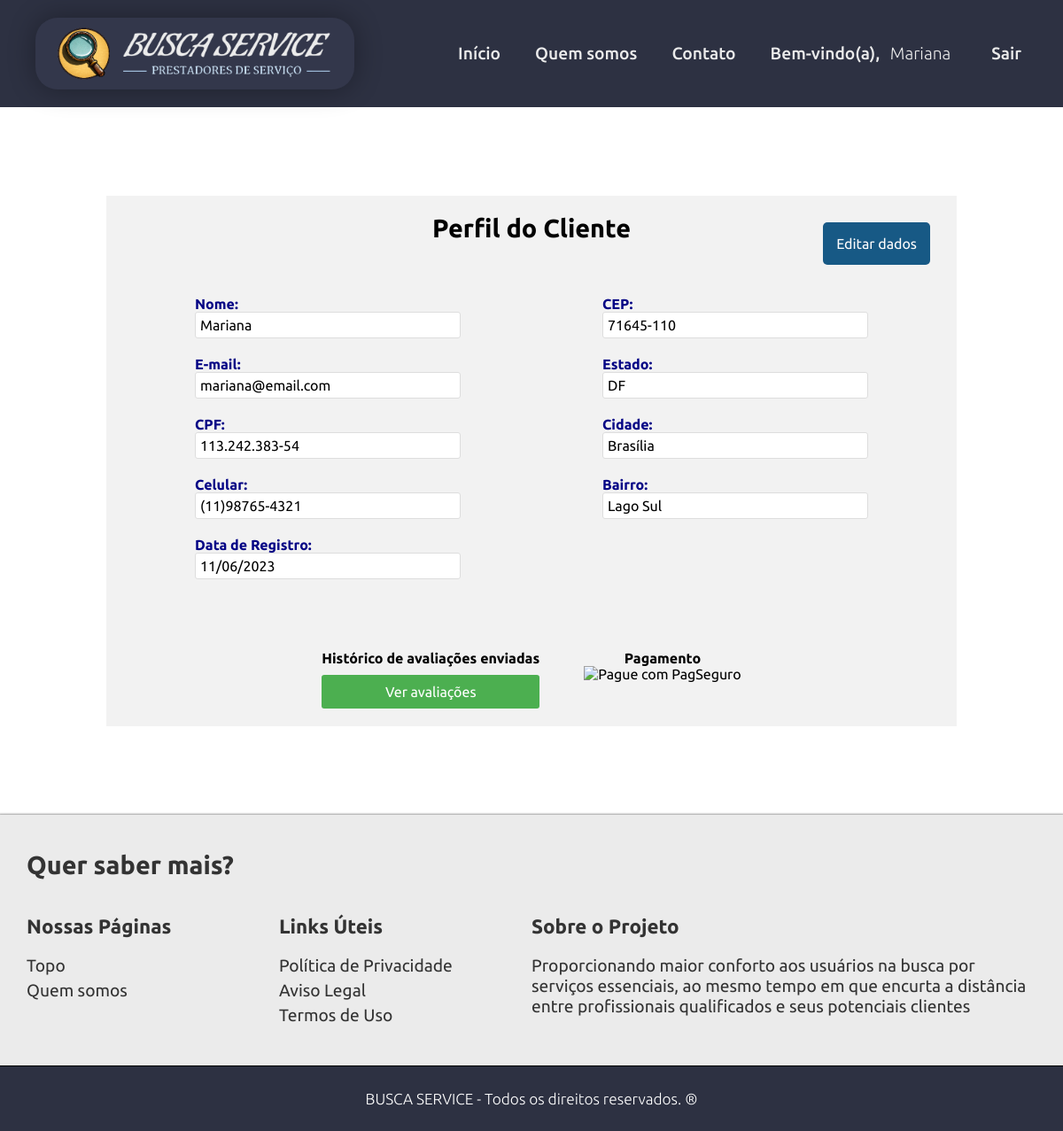
Page /app/views/perfil_cli.php (signed in) on the committed database.
### tables this page shows
CREATE TABLE cliente (
  idcli INT(11) NOT NULL AUTO_INCREMENT,
  nome VARCHAR(45) NOT NULL,
  email VARCHAR(255) NOT NULL,
  senha VARCHAR(60) NOT NULL,
  cpf VARCHAR(14) NOT NULL,
  telefone VARCHAR(18) NOT NULL,
  cep VARCHAR(9) NOT NULL,
  estado VARCHAR(45) NOT NULL,
  cidade VARCHAR(45) NOT NULL,
  bairro VARCHAR(45) NOT NULL,
  perfil VARCHAR(3) NOT NULL DEFAULT 'CLI' COMMENT 'ADM=Administrador\\nPRO=Profissional\\nCLI=Cliente',
  status TINYINT(1) NOT NULL DEFAULT 1 COMMENT '\"0\" = Inativo / \"1\" = Ativo',
  dataregcli DATETIME NOT NULL DEFAULT CURRENT_TIMESTAMP(),
  PRIMARY KEY (idcli),
  UNIQUE KEY unique_cpf_cli (cpf)
  );

### app/views/perfil_cli.php (the view, shortened to what this page needs)
<?php
require_once 'layouts/site/header.php';
require_once 'layouts/site/menu.php';
$idcli = isset($_SESSION['usuario']['idcli']) ? $_SESSION['usuario']['idcli'] : 0;
$dbh = Conexao::getInstance();
$query = "SELECT * FROM `busca_service`.`cliente` WHERE idcli=:idcli LIMIT 1";
$stmt = $dbh->prepare($query);
$stmt->bindParam(':idcli', $idcli);
$stmt->execute();
$row = $stmt->fetch(PDO::FETCH_ASSOC);
?>
<body>
    <div class="container">
        <h1 class="container_titulo">Perfil do Cliente</h1>
        <a href="update_cli.php?idcli=<?= base64_encode($row['idcli']) ?>" class="perfil-btn" id="edit-perfil">Editar dados</a>
        <div class="dados">
            <div class="dados-pessoais_cli">
                <div class="campo campo-pessoal">
                    <label for="nome" class="label_perfil">Nome:</label>
                    <input type="text" id="nome" class="input_perfil" value="<?= $row['nome'] ?>" readonly>
                </div>
                <div class="campo campo-pessoal">
                    <label for="email" class="label_perfil">E-mail:</label>
                    <input type="text" id="email" class="input_perfil" value="<?= $row['email'] ?>" readonly>
                </div>
                <div class="campo campo-pessoal">
                    <label for="cpf" class="label_perfil">CPF:</label>
                    <input type="text" id="cpf" class="input_perfil" value="<?= $row['cpf'] ?>" readonly>
                </div>
                <div class="campo campo-pessoal">
                    <label for="telefone" class="label_perfil">Celular:</label>
                    <input type="text" id="telefone" class="input_perfil" value="<?= $row['telefone'] ?>" readonly>
                </div>
                <div class="campo campo-pessoal">
                    <label for="dataregcli" class="label_perfil">Data de Registro:</label>
                    <input type="text" id="data_registro" class="input_perfil" value="<?= date('d/m/Y', strtotime($row['dataregcli'])) ?>" readonly>
                </div>
            </div>
            <div class="dados dados-endereco">
                <div class="campo campo-endereco">
                    <label for="cep" class="label_perfil">CEP:</label>
                    <input type="text" id="cep" class="input_perfil" value="<?= $row['cep'] ?>" readonly>
                </div>
                <div class="campo campo-endereco">
                    <label for="estado" class="label_perfil">Estado:</label>
                    <input type="text" id="estado" class="input_perfil" value="<?= $row['estado'] ?>" readonly>
                </div>
                <div class="campo campo-endereco">
                    <label for="cidade" class="label_perfil">Cidade:</label>
                    <input type="text" id="cidade" class="input_perfil" value="<?= $row['cidade'] ?>" readonly>
                </div>
                <div class="campo campo-endereco">
                    <label for="bairro" class="label_perfil">Bairro:</label>
                    <input type="text" id="bairro" class="input_perfil" value="<?= $row['bairro'] ?>" readonly>
                </div>
            </div>
        </div>
        <div class="historico-avaliacoes">
            <h2>Histórico de avaliações enviadas</h2>
            <a href="historico_ava.php?idcli=<?= base64_encode($row['idcli']) ?>" class="btn_historico">Ver avaliações</a>
        </div>
        <div class="historico-avaliacoes">
            <h2>Pagamento</h2>
            <form method="post" target="pagseguro" action="https://pagseguro.uol.com.br/v2/checkout/payment.html">
                <input alt="Pague com PagSeguro" name="submit" type="image" src="https://p.simg.uol.com.br/out/pagseguro/i/botoes/pagamentos/120x53-pagar.gif" />
            </form>
        </div>
    </div>
</body>
<?php require_once 'layouts/site/footer.php'; ?>

### app/views/assets/css/boot.css (style rules this page uses)
* { padding: 0; margin: 0; box-sizing: border-box; text-decoration: none; font-size: 1em; font-family: 'Ubuntu', sans-serif; }

### app/views/assets/css/style.css (style rules this page uses)
html { height: 100%; min-height: 100%; }
body { display: flex; flex-direction: column; min-height: 100%; }

### app/views/assets/css/perfil_cli.css (style rules this page uses)
.container { max-width: 80%; width: 80%; margin: 100px auto; padding: 20px; background-color: #f2f2f2; text-align: center; display: flex; flex-wrap: wrap; justify-content: center; gap: 50px; box-sizing: border-box; position: relative; }
.container_titulo { font-size: 1.8em; }
.perfil-btn, .perfil-btn-link { border-radius: 5px; border: none; color: #fff; padding: 5px 10px; opacity: 0.9; display: flex; align-items: center; }
#edit-perfil { position: absolute; top: 30px; right: 30px; background-color: rgb(0, 73, 122); padding: 15px; }
.dados { display: flex; justify-content: space-between; flex-basis: 100%; }
.dados-pessoais_cli { display: flex; flex-direction: column; align-items: center; justify-content: center; flex-basis: 50%; }
.dados-endereco { display: flex; flex-direction: column; align-items: center; justify-content: flex-start; flex-basis: 50%; }
.campo { margin-bottom: 10px; }
.label_perfil { display: block; text-align: left; margin-top: 10px; color: rgb(3, 3, 133); font-weight: 600; }
.input_perfil[type="text"], .input_perfil[type="number"], .input_perfil[type="email"], .input_perfil[type="tel"], textarea { padding: 5px; width: 300px; border-radius: 3px; border: 1px solid #ddd; background-color: #fff; }
.historico-avaliacoes { display: flex; flex-direction: column; margin-top: 20px; }
.btn_historico { display: inline-block; padding: 10px 20px; background-color: #4CAF50; color: #fff; text-decoration: none; border-radius: 3px; transition: background-color 0.3s ease; margin-top: 10px; }

### rows in the picture
cliente: nome "Mariana", email "mariana@email.com", cpf "113.242.383-54", telefone "(11)98765-4321", dataregcli "11/06/2023", cep "71645-110", estado "DF", cidade "Brasília", bairro "Lago Sul"

### other values in the picture
$primeiroNome "Mariana"
